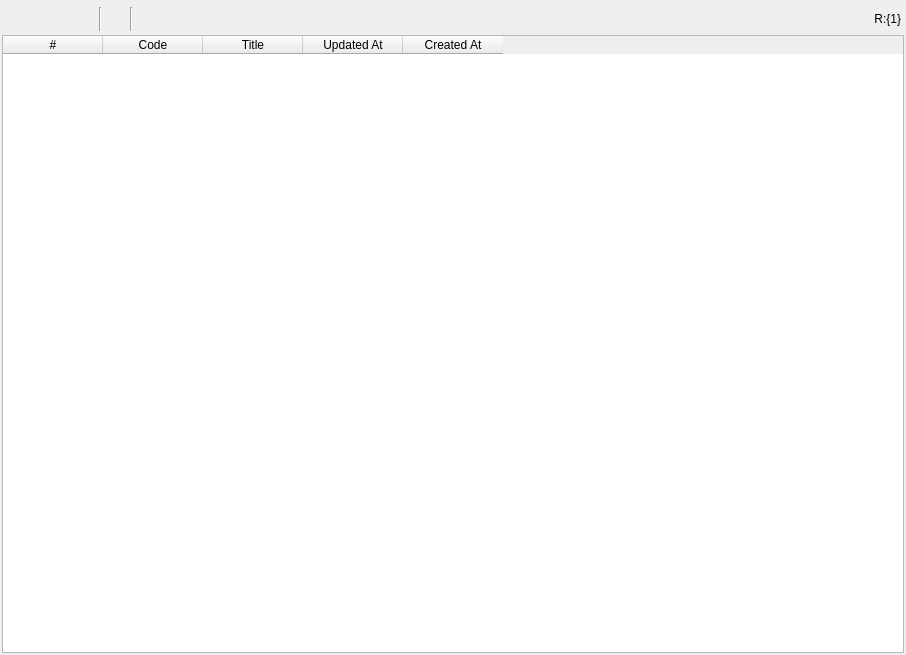
<?xml version="1.0" encoding="UTF-8"?>
<ui version="4.0">
 <class>ProductLineForm</class>
 <widget class="QWidget" name="ProductLineForm">
  <property name="geometry">
   <rect>
    <x>0</x>
    <y>0</y>
    <width>906</width>
    <height>655</height>
   </rect>
  </property>
  <property name="windowTitle">
   <string>Product Line</string>
  </property>
  <layout class="QVBoxLayout" name="vlProductLineForm" stretch="0,1">
   <property name="spacing">
    <number>3</number>
   </property>
   <property name="leftMargin">
    <number>2</number>
   </property>
   <property name="topMargin">
    <number>6</number>
   </property>
   <property name="rightMargin">
    <number>2</number>
   </property>
   <property name="bottomMargin">
    <number>2</number>
   </property>
   <item>
    <widget class="QWidget" name="productLineToolBar" native="true">
     <property name="sizePolicy">
      <sizepolicy hsizetype="Preferred" vsizetype="Preferred">
       <horstretch>0</horstretch>
       <verstretch>0</verstretch>
      </sizepolicy>
     </property>
     <property name="minimumSize">
      <size>
       <width>0</width>
       <height>26</height>
      </size>
     </property>
     <property name="inputMethodHints">
      <set>Qt::ImhNone</set>
     </property>
     <layout class="QHBoxLayout" name="hlReportToolBar" stretch="0,0,0,0,0,0,0,0,0">
      <property name="spacing">
       <number>2</number>
      </property>
      <property name="sizeConstraint">
       <enum>QLayout::SetDefaultConstraint</enum>
      </property>
      <property name="leftMargin">
       <number>1</number>
      </property>
      <property name="topMargin">
       <number>1</number>
      </property>
      <property name="rightMargin">
       <number>1</number>
      </property>
      <property name="bottomMargin">
       <number>1</number>
      </property>
      <item>
       <widget class="QToolButton" name="tbRefresh">
        <property name="minimumSize">
         <size>
          <width>22</width>
          <height>22</height>
         </size>
        </property>
        <property name="maximumSize">
         <size>
          <width>22</width>
          <height>22</height>
         </size>
        </property>
        <property name="styleSheet">
         <string notr="true"/>
        </property>
        <property name="text">
         <string/>
        </property>
        <property name="icon">
         <iconset resource="../resource/icons.qrc">
          <normaloff>:/button/images/svg/sync-alt-solid.svg</normaloff>:/button/images/svg/sync-alt-solid.svg</iconset>
        </property>
        <property name="autoRaise">
         <bool>true</bool>
        </property>
       </widget>
      </item>
      <item>
       <widget class="QToolButton" name="tbSelection">
        <property name="minimumSize">
         <size>
          <width>22</width>
          <height>22</height>
         </size>
        </property>
        <property name="maximumSize">
         <size>
          <width>22</width>
          <height>22</height>
         </size>
        </property>
        <property name="text">
         <string/>
        </property>
        <property name="icon">
         <iconset resource="../resource/icons.qrc">
          <normaloff>:/button/images/svg/check-solid.svg</normaloff>:/button/images/svg/check-solid.svg</iconset>
        </property>
        <property name="autoRaise">
         <bool>true</bool>
        </property>
       </widget>
      </item>
      <item>
       <widget class="QToolButton" name="tbUnselection">
        <property name="minimumSize">
         <size>
          <width>22</width>
          <height>22</height>
         </size>
        </property>
        <property name="maximumSize">
         <size>
          <width>22</width>
          <height>22</height>
         </size>
        </property>
        <property name="text">
         <string/>
        </property>
        <property name="icon">
         <iconset resource="../resource/icons.qrc">
          <normaloff>:/button/images/svg/times-solid.svg</normaloff>:/button/images/svg/times-solid.svg</iconset>
        </property>
        <property name="autoRaise">
         <bool>true</bool>
        </property>
       </widget>
      </item>
      <item>
       <widget class="QToolButton" name="tbInvertSelection">
        <property name="minimumSize">
         <size>
          <width>22</width>
          <height>22</height>
         </size>
        </property>
        <property name="maximumSize">
         <size>
          <width>22</width>
          <height>22</height>
         </size>
        </property>
        <property name="text">
         <string/>
        </property>
        <property name="icon">
         <iconset resource="../resource/icons.qrc">
          <normaloff>:/button/images/svg/retweet-solid.svg</normaloff>:/button/images/svg/retweet-solid.svg</iconset>
        </property>
        <property name="autoRaise">
         <bool>true</bool>
        </property>
       </widget>
      </item>
      <item>
       <widget class="Line" name="line_2">
        <property name="orientation">
         <enum>Qt::Vertical</enum>
        </property>
       </widget>
      </item>
      <item>
       <widget class="QToolButton" name="tbSearch">
        <property name="minimumSize">
         <size>
          <width>22</width>
          <height>22</height>
         </size>
        </property>
        <property name="maximumSize">
         <size>
          <width>50</width>
          <height>50</height>
         </size>
        </property>
        <property name="text">
         <string/>
        </property>
        <property name="icon">
         <iconset resource="../resource/icons.qrc">
          <normaloff>:/button/images/svg/search-solid.svg</normaloff>:/button/images/svg/search-solid.svg</iconset>
        </property>
        <property name="autoExclusive">
         <bool>false</bool>
        </property>
        <property name="popupMode">
         <enum>QToolButton::InstantPopup</enum>
        </property>
        <property name="toolButtonStyle">
         <enum>Qt::ToolButtonIconOnly</enum>
        </property>
        <property name="autoRaise">
         <bool>true</bool>
        </property>
        <property name="arrowType">
         <enum>Qt::NoArrow</enum>
        </property>
       </widget>
      </item>
      <item>
       <widget class="Line" name="line">
        <property name="orientation">
         <enum>Qt::Vertical</enum>
        </property>
       </widget>
      </item>
      <item>
       <widget class="QLabel" name="lbPagerInfo">
        <property name="sizePolicy">
         <sizepolicy hsizetype="MinimumExpanding" vsizetype="Preferred">
          <horstretch>0</horstretch>
          <verstretch>0</verstretch>
         </sizepolicy>
        </property>
        <property name="text">
         <string>R:{1}</string>
        </property>
        <property name="alignment">
         <set>Qt::AlignRight|Qt::AlignTrailing|Qt::AlignVCenter</set>
        </property>
       </widget>
      </item>
      <item>
       <widget class="QWidget" name="widget_2" native="true"/>
      </item>
     </layout>
    </widget>
   </item>
   <item>
    <widget class="QTableWidget" name="twProductLine">
     <property name="editTriggers">
      <set>QAbstractItemView::NoEditTriggers</set>
     </property>
     <property name="selectionMode">
      <enum>QAbstractItemView::MultiSelection</enum>
     </property>
     <property name="selectionBehavior">
      <enum>QAbstractItemView::SelectRows</enum>
     </property>
     <property name="sortingEnabled">
      <bool>true</bool>
     </property>
     <attribute name="horizontalHeaderHighlightSections">
      <bool>false</bool>
     </attribute>
     <column>
      <property name="text">
       <string>#</string>
      </property>
     </column>
     <column>
      <property name="text">
       <string>Code</string>
      </property>
     </column>
     <column>
      <property name="text">
       <string>Title</string>
      </property>
     </column>
     <column>
      <property name="text">
       <string>Updated At</string>
      </property>
     </column>
     <column>
      <property name="text">
       <string>Created At</string>
      </property>
     </column>
    </widget>
   </item>
  </layout>
 </widget>
 <resources>
  <include location="../resource/icons.qrc"/>
 </resources>
 <connections/>
</ui>
